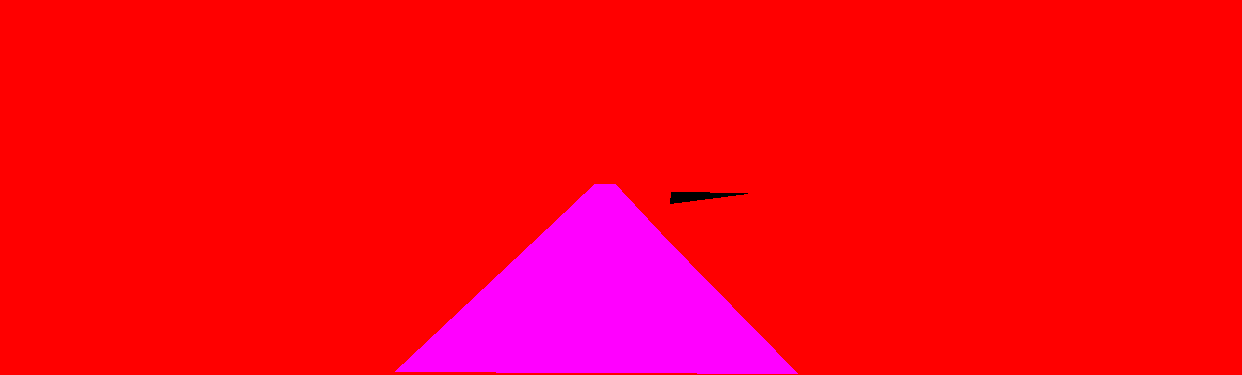
#> input picture dataset_kitty/training/gt_image_2/um_lane_000065.png, 1242 x 375 px; its folder holds 3 pictures in this run
$ python simpleExample_evalTrainResults.py ../../../training/gt_image_2 out
#> lines starting #> are read from the running program, lines starting #| are printed output that depends on the picture; after the words box and inside, x2 and y2 are one past the last pixel; in counts of white or black regions, pixels touching at a corner belong together
### dataset_kitty/devkit/devkit_road/python/computeBaseline.py
#!/usr/bin/env python
#
#  THE KITTI VISION BENCHMARK SUITE: ROAD BENCHMARK
#
#  Copyright (C) 2013
#  Honda Research Institute Europe GmbH
#  Carl-Legien-Str. 30
#  63073 Offenbach/Main
#  Germany
#
#  UNPUBLISHED PROPRIETARY MATERIAL.
#  ALL RIGHTS RESERVED.
#
#  Authors: Tobias Kuehnl <tkuehnl@cor-lab.uni-bielefeld.de>
#           Jannik Fritsch <jannik.fritsch@honda-ri.de>
#

import numpy as np
from glob import glob
import os, sys, cv2
import cv2 # OpenCV

class dataStructure:
    '''
    All the defines go in here!
    '''

    cats = ['um_lane', 'um_road', 'umm_road', 'uu_road']
    calib_end = '.txt'
    im_end = '.png'
    gt_end = '.png'
    prob_end = '.png'
    eval_propertyList = ['MaxF', 'AvgPrec', 'PRE_wp', 'REC_wp', 'FPR_wp', 'FNR_wp' ]
    trainData_subdir_gt = 'gt_image_2'
    testData_subdir_im2 = 'image_2'
    imageShape_max = (376, 1242,)

#########################################################################
# function that computes a road/lane classifiction baseline
#########################################################################
def main(train_dir, test_dir, outputDir):
    '''
    main method of computeBaseline
    :param train_dir: directory of training data (has to contain ground truth: gt_image_2), e.g., /home/elvis/kitti_road/training
    :param test_dir: directory with testing data (has to contain images: image_2), e.g., /home/elvis/kitti_road/testing
    :param outputDir: directory where the baseline results will be saved, e.g., /home/elvis/kitti_road/test_baseline_perspective
    '''
#> called with train_dir = '../../../training/gt_image_2/training', test_dir = '../../../training/gt_image_2/training', outputDir = 'out/baseline_perspective_train'


    trainData_path_gt = os.path.join(train_dir, dataStructure.trainData_subdir_gt)

    print ("Computing category specific location potential as a simple baseline for classifying the data...")
    print ("Using ground truth data from: %s" % trainData_path_gt)
    print ("All categories = %s" %dataStructure.cats)

    # Loop over all categories
    for cat in dataStructure.cats:
        cat_tags = cat.split('_')
        print ("Computing on dataset: %s for class: %s" %(cat_tags[0],cat_tags[1]))
        trainData_fileList_gt = glob(os.path.join(trainData_path_gt, cat + '*' + dataStructure.gt_end))
        trainData_fileList_gt.sort()
        assert len(trainData_fileList_gt)>0, 'Error: Cannot find ground truth data in %s' % trainData_path_gt

        # Compute location potential
        locationPotential = np.zeros(dataStructure.imageShape_max, 'f4')
        # Loop over all gt-files for particular category
        for trainData_fileName_gt in trainData_fileList_gt:

            full_gt = cv2.imread(trainData_fileName_gt, cv2.IMREAD_UNCHANGED)
#> full_gt is the input picture: shape (375, 1242, 3); mean B, G, R 21.9, 0, 254.7
            #attention: OpenCV reads in as BGR, so first channel has road GT
            trainData_file_gt =  full_gt[:,:,0] > 0
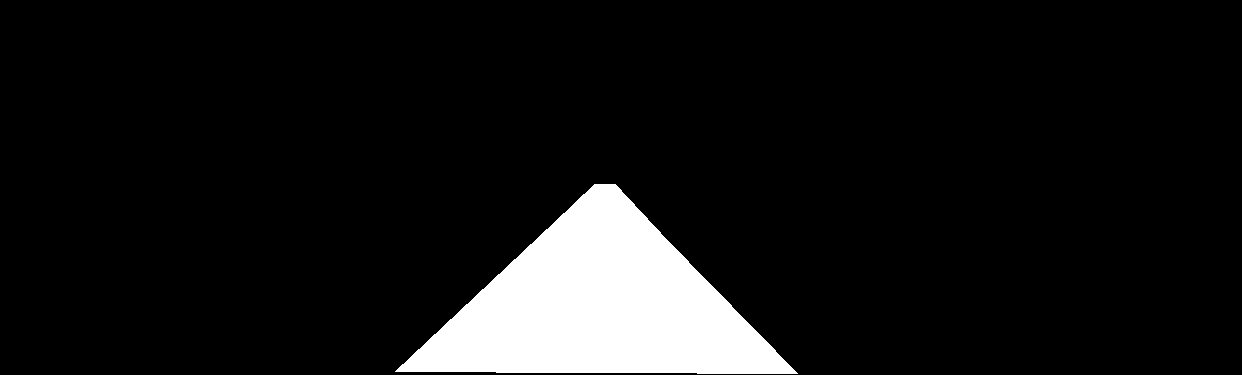
#> trainData_file_gt: shape (375, 1242) bool; 8.6% white; 1 white region, box (x1, y1, x2, y2) and area: (395, 184, 798, 374) 39949
            #validArea = full_gt[:,:,2] > 0

            assert locationPotential.shape[0] >= trainData_file_gt.shape[0], 'Error: Y dimension of locationPotential is too small: %d' %trainData_file_gt.shape[0]
            assert locationPotential.shape[1] >= trainData_file_gt.shape[1], 'Error: X dimension of locationPotential is too small: %d' %trainData_file_gt.shape[1]

            locationPotential[:trainData_file_gt.shape[0], :trainData_file_gt.shape[1]] += trainData_file_gt
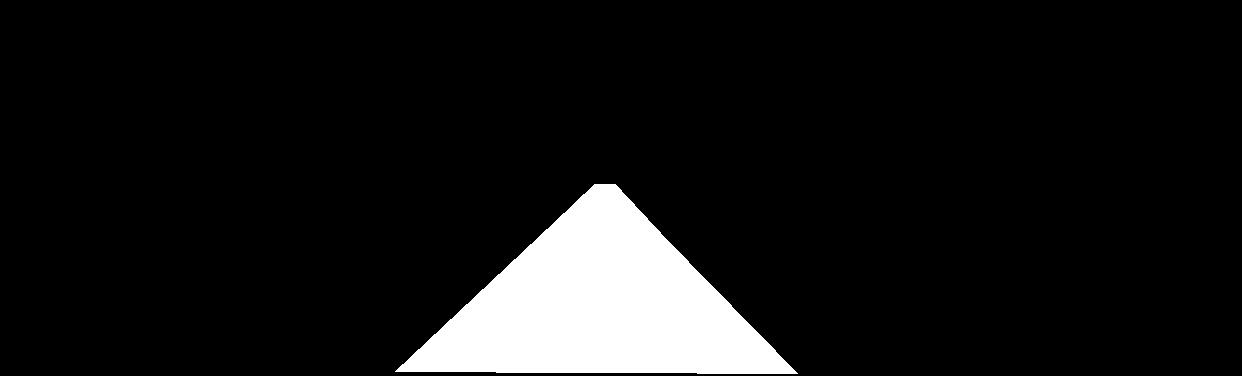
#> locationPotential: shape (376, 1242) float32; values 0 (black) and 1 (white), 8.6% white; 1 white region, box (x1, y1, x2, y2) and area: (395, 184, 798, 374) 39949

        # Compute prop
        locationPotential = locationPotential/len(trainData_fileList_gt)
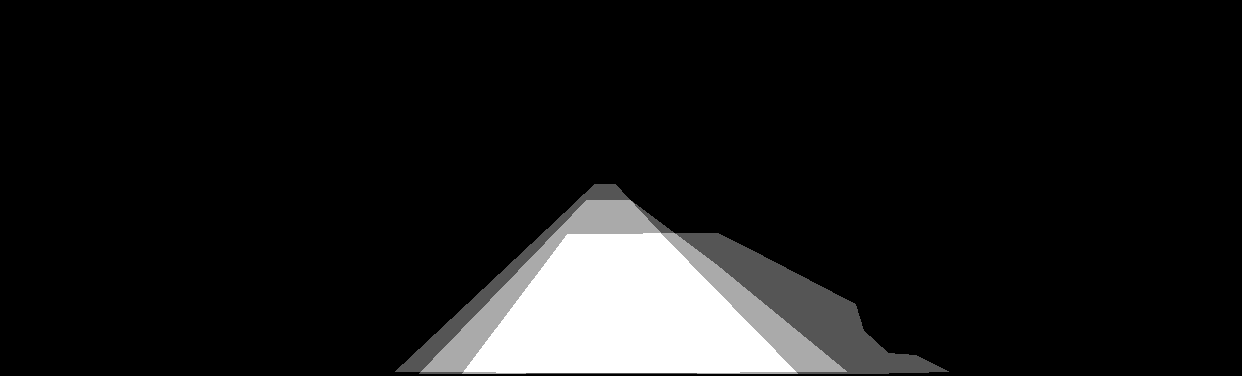
#> locationPotential: shape (376, 1242) float32; min 0, max 1, mean 0.0903
        locationPotential_uinit8 = (locationPotential*255).astype('u1')

        print ("Done: computing location potential for category: %s." %cat)

        if not os.path.isdir(outputDir):
            os.makedirs(outputDir)

        testData_fileList_im2 = glob(os.path.join(test_dir, dataStructure.testData_subdir_im2, cat_tags[0] + '_*'+ dataStructure.im_end))
        testData_fileList_im2.sort()

        print ("Writing location potential as perspective probability map into %s." %outputDir)

        for testData_file_im2 in testData_fileList_im2:
            # Write output data (same format as images!)
            fileName_im2 = testData_file_im2.split('/')[-1]
            ts_str = fileName_im2.split(cat_tags[0])[-1]
            fn_out = os.path.join(outputDir, cat + ts_str)
            cv2.imwrite(fn_out, locationPotential_uinit8)

        print ("Done: Creating perspective baseline.")


# [17 lines that do not run on import are left out]


### dataset_kitty/devkit/devkit_road/python/simpleExample_evalTrainResults.py
#!/usr/bin/env python
#
#  THE KITTI VISION BENCHMARK SUITE: ROAD BENCHMARK
#
#  File: simpleExample_evalTrainResults.py
#
#  Copyright (C) 2013
#  Honda Research Institute Europe GmbH
#  Carl-Legien-Str. 30
#  63073 Offenbach/Main
#  Germany
#
#  UNPUBLISHED PROPRIETARY MATERIAL.
#  ALL RIGHTS RESERVED.
#
#  Authors: Tobias Kuehnl <tkuehnl@cor-lab.uni-bielefeld.de>
#           Jannik Fritsch <jannik.fritsch@honda-ri.de>
#

import os, sys
import computeBaseline, evaluateRoad

#########################################################################
# test script to evaluate training data in perspective domain
#########################################################################

if __name__ == "__main__":

    #datasetDir = '/hri/storage/user/rtds/KITTI_Road_Data'
    #outputDir = '/hri/recordings/KITTI/road_dataset/'

    # check for correct number of arguments.
    if len(sys.argv)<2:
        print ("Usage: python simpleExample_evalTrainResults.py  <datasetDir> <outputDir>")
        print ("<datasetDir> = base directory of the KITTI Road benchmark dataset (has to contain training and testing), e.g., /home/elvis/kitti_road/")
        print ("<outputDir>  = Here the baseline results will be saved, e.g., /home/elvis/kitti_road/results/")
        sys.exit(1)

    # parse parameters
    datasetDir = sys.argv[1]
    assert os.path.isdir(datasetDir), 'Error <datasetDir>=%s does not exist' %datasetDir
    if len(sys.argv)>2:
        outputDir = sys.argv[2]
    else:
        # default
        outputDir = os.path.join(datasetDir, 'results')


    # Run computeBaseline script to generate example classification results on training set
    trainDir = os.path.join(datasetDir, 'training')
    outputDir_perspective = os.path.join(outputDir, 'baseline_perspective_train')
#> (the run stopped early here; a loop or call above may not have finished)
